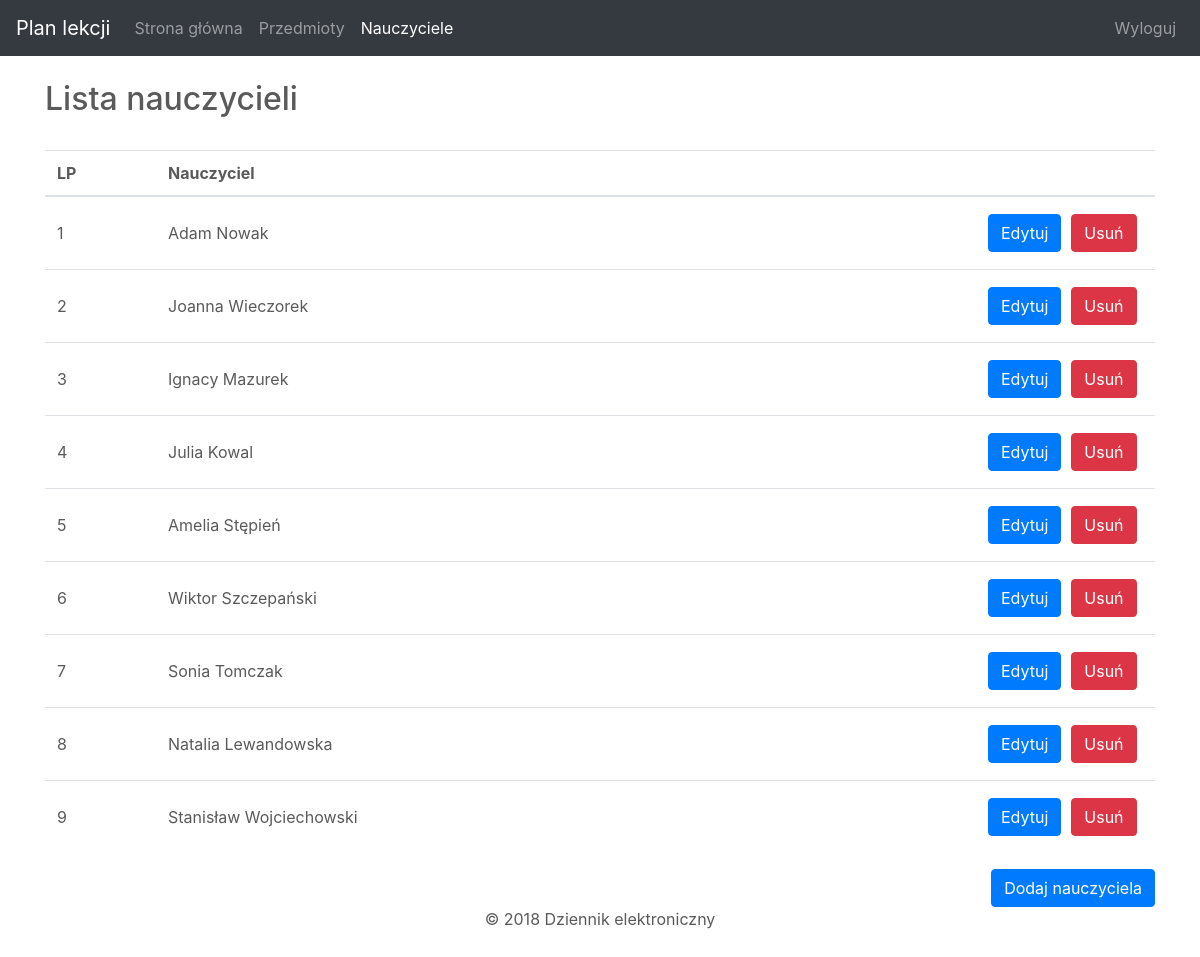
/teachers.php (signed in), run on the app's committed database.
### tables this page shows
CREATE TABLE `teachers` (
  `id` int(11) NOT NULL,
  `name` varchar(255) NOT NULL
);

### teachers.php (the view, shortened to what this page needs)
<?php
$consts['currentPage'] = 'teachers';
require_once("dbconfig.php");
$sql = "SELECT id, name FROM teachers ORDER BY id";
$stmt = $pdo->prepare($sql);
$stmt->execute();
$result = $stmt->fetchAll();
?>
<html>
<?php include('layout/head.php'); ?>
<body>
<?php include('layout/header.php'); ?>
<main role="main">
  <div class="container">
    <h2>Lista nauczycieli</h2>
    <br>
    <table class="table">
      <colgroup>
        <col style="width:10%;">
        <col>
        <col style="width:10%">
      </colgroup>
      <thead>
        <th>LP</th>
        <th>Nauczyciel</th>
        <th></th>
      </thead>
      <tbody>
      <?php
      $i = 1;
      foreach ($result as $teacher)
      {
        echo "
        <tr>
          <td>" . $i . "</td>
          <td>" . $teacher['name'] . "</td>
          <td class='table-actions'>
            <div>
              <button type='button' class='btn btn-primary editButton' data-id='" . $teacher['id'] . "'>Edytuj</button>
              <button type='button' class='btn btn-danger deleteButton' data-id='" . $teacher['id'] . "'>Usuń</button>
            </div>
          </td>
        </tr>";
        $i++;
      }
      ?>
      </tbody>
    </table>
    <div class="clearfix">
      <a class="btn btn-primary float-right" style="color: white" href="teacherAdd.php">Dodaj nauczyciela</a>
    </div>
  </div>
  <?php include('layout/footer.php'); ?>
</main>
</body>
</html>

### layout/head.php (shortened to what this page needs)
<head>
  <link rel="stylesheet" href="https://maxcdn.bootstrapcdn.com/bootstrap/4.0.0/css/bootstrap.min.css">
  <link href="css/style.css" rel="stylesheet">
</head>

### layout/header.php (shortened to what this page needs)
<header>
  <nav class="navbar navbar-expand-md navbar-dark fixed-top bg-dark">
    <a class="navbar-brand" href="#">Plan lekcji</a>
    <div class="collapse navbar-collapse" id="navbarCollapse">
      <ul class="navbar-nav mr-auto">
        <li class="nav-item<?php echo ((isset($consts['currentPage']) && $consts['currentPage'] === 'landingPage') ? " active" : ""); ?>">
          <a class="nav-link" href="landingPage.php">Strona główna</a>
        </li>
        <li class="nav-item<?php echo ((isset($consts['currentPage']) && $consts['currentPage'] === 'classes') ? " active" : ""); ?>">
          <a class="nav-link" href="classes.php">Przedmioty</a>
        </li>
        <li class="nav-item<?php echo ((isset($consts['currentPage']) && $consts['currentPage'] === 'teachers') ? " active" : ""); ?>">
          <a class="nav-link" href="teachers.php">Nauczyciele</a>
        </li>
      </ul>
      <ul class="navbar-nav my-2 my-lg-0">
        <li class="nav-item">
          <a class="nav-link" href="logout.php">Wyloguj</a>
        </li>
      </ul>
    </div>
  </nav>
</header>

### layout/footer.php
<footer class="container">
  <p class="text-center">&copy; 2018 Dziennik elektroniczny</p>
</footer>

### css/style.css (style rules this page uses)
body { padding-top: 5rem; padding-bottom: 3rem; color: #5a5a5a; }
.text-center { text-align: center; }
.table td { vertical-align: middle; }
.table-actions div { width: 160px; }
.table-actions button { float: left; margin: 5px; }

### data on the page
teachers: name "Adam Nowak"
teachers: name "Joanna Wieczorek"
teachers: name "Ignacy Mazurek"
teachers: name "Julia Kowal"
teachers: name "Amelia Stępień"
teachers: name "Wiktor Szczepański"
teachers: name "Sonia Tomczak"
teachers: name "Natalia Lewandowska"
teachers: name "Stanisław Wojciechowski"
